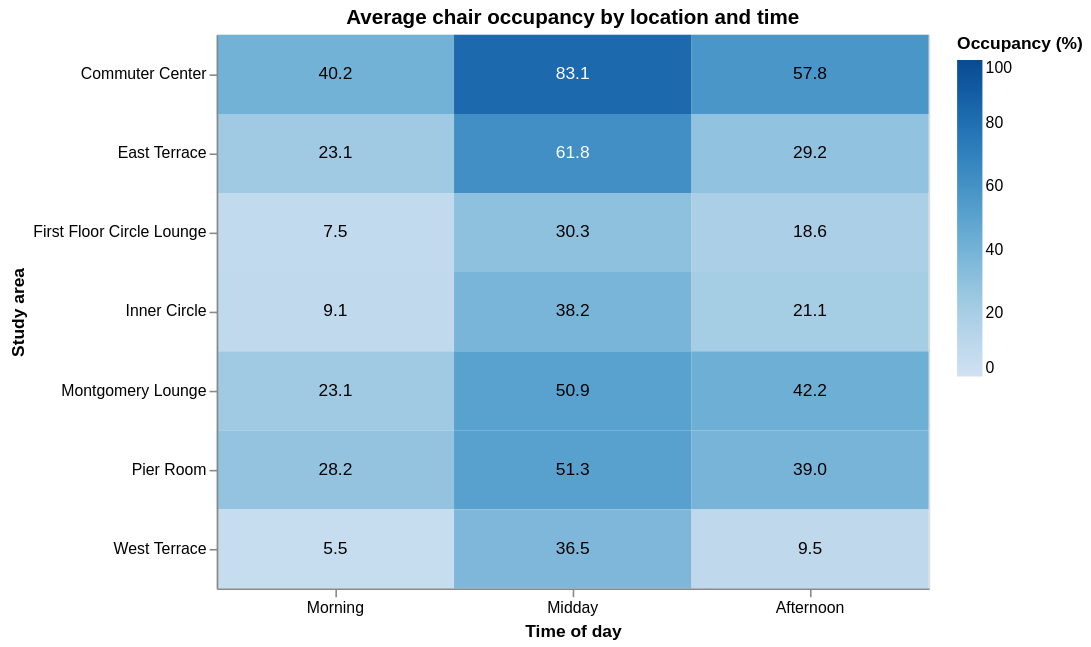

Source (notebook cell):
### Code cell
heatmap_data = (
    data.groupby(["location_label", "time_of_day"])["chair_occupancy_pct"]
    .agg(average_occupancy="mean", observations="count")
    .reset_index()
)

base = alt.Chart(heatmap_data).encode(
    x=alt.X(
        "time_of_day:O",
        sort=periods,
        title="Time of day",
        axis=alt.Axis(labelAngle=0)
    ),
    y=alt.Y("location_label:N", title="Study area")
)

cells = base.mark_rect().encode(
    color=alt.Color(
        "average_occupancy:Q",
        title="Occupancy (%)",
        scale=alt.Scale(domain=[0, 100], scheme="blues")
    ),
    tooltip=[
        "location_label:N",
        "time_of_day:O",
        alt.Tooltip("average_occupancy:Q", title="Average (%)", format=".1f"),
        alt.Tooltip("observations:Q", title="Valid visits")
    ]
)

labels = base.mark_text().encode(
    text=alt.Text("average_occupancy:Q", format=".1f"),
    color=alt.condition(
        alt.datum.average_occupancy > 60,
        alt.value("white"),
        alt.value("black")
    )
)

heatmap_chart = (cells + labels).properties(
    width=450,
    height=350,
    title="Average chair occupancy by location and time"
)

heatmap_chart

### Figure 1 — Vega-Lite specification as saved in the notebook (floating-point values rounded to 4 significant figures)
{"config": {"view": {"continuousWidth": 300, "continuousHeight": 300}}, "layer": [{"mark": {"type": "rect"}, "encoding": {"color": {"field": "average_occupancy", "scale": {"domain": [0, 100], "scheme": "blues"}, "title": "Occupancy (%)", "type": "quantitative"}, "tooltip": [{"field": "location_label", "type": "nominal"}, {"field": "time_of_day", "type": "ordinal"}, {"field": "average_occupancy", "format": ".1f", "title": "Average (%)", "type": "quantitative"}, {"field": "observations", "title": "Valid visits", "type": "quantitative"}], "x": {"axis": {"labelAngle": 0}, "field": "time_of_day", "sort": ["Morning", "Midday", "Afternoon"], "title": "Time of day", "type": "ordinal"}, "y": {"field": "location_label", "title": "Study area", "type": "nominal"}}}, {"mark": {"type": "text"}, "encoding": {"color": {"condition": {"test": "(datum.average_occupancy > 60)", "value": "white"}, "value": "black"}, "text": {"field": "average_occupancy", "format": ".1f", "type": "quantitative"}, "x": {"axis": {"labelAngle": 0}, "field": "time_of_day", "sort": ["Morning", "Midday", "Afternoon"], "title": "Time of day", "type": "ordinal"}, "y": {"field": "location_label", "title": "Study area", "type": "nominal"}}}], "data": {"name": "data-19b6f598ea99337f93fefe61e9839630"}, "height": 350, "title": "Average chair occupancy by location and time", "width": 450, "$schema": "https://vega.github.io/schema/vega-lite/v6.4.1.json", "datasets": {"data-19b6f598ea99337f93fefe61e9839630": [{"location_label": "Commuter Center", "time_of_day": "Afternoon", "average_occupancy": 57.78, "observations": 5}, {"location_label": "Commuter Center", "time_of_day": "Midday", "average_occupancy": 83.07, "observations": 7}, {"location_label": "Commuter Center", "time_of_day": "Morning", "average_occupancy": 40.21, "observations": 14}, {"location_label": "East Terrace", "time_of_day": "Afternoon", "average_occupancy": 29.23, "observations": 5}, {"location_label": "East Terrace", "time_of_day": "Midday", "average_occupancy": 61.75, "observations": 6}, {"location_label": "East Terrace", "time_of_day": "Morning", "average_occupancy": 23.08, "observations": 13}, {"location_label": "First Floor Circle Lounge", "time_of_day": "Afternoon", "average_occupancy": 18.57, "observations": 5}, {"location_label": "First Floor Circle Lounge", "time_of_day": "Midday", "average_occupancy": 30.31, "observations": 6}, {"location_label": "First Floor Circle Lounge", "time_of_day": "Morning", "average_occupancy": 7.523, "observations": 13}, {"location_label": "Inner Circle", "time_of_day": "Afternoon", "average_occupancy": 21.06, "observations": 5}, {"location_label": "Inner Circle", "time_of_day": "Midday", "average_occupancy": 38.18, "observations": 6}, {"location_label": "Inner Circle", "time_of_day": "Morning", "average_occupancy": 9.056, "observations": 13}, {"location_label": "Montgomery Lounge", "time_of_day": "Afternoon", "average_occupancy": 42.22, "observations": 5}, {"location_label": "Montgomery Lounge", "time_of_day": "Midday", "average_occupancy": 50.93, "observations": 6}, {"location_label": "Montgomery Lounge", "time_of_day": "Morning", "average_occupancy": 23.08, "observations": 13}, {"location_label": "Pier Room", "time_of_day": "Afternoon", "average_occupancy": 38.97, "observations": 5}, {"location_label": "Pier Room", "time_of_day": "Midday", "average_occupancy": 51.29, "observations": 6}, {"location_label": "Pier Room", "time_of_day": "Morning", "average_occupancy": 28.25, "observations": 13}, {"location_label": "West Terrace", "time_of_day": "Afternoon", "average_occupancy": 9.531, "observations": 5}, {"location_label": "West Terrace", "time_of_day": "Midday", "average_occupancy": 36.46, "observations": 6}, {"location_label": "West Terrace", "time_of_day": "Morning", "average_occupancy": 5.529, "observations": 13}]}}
